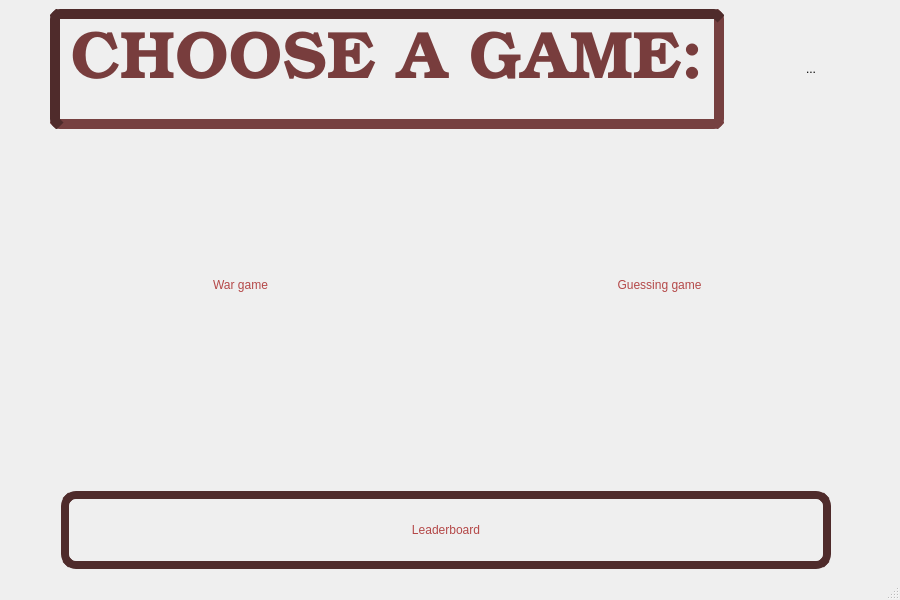
<?xml version="1.0" encoding="UTF-8"?>
<ui version="4.0">
 <class>MainWindow</class>
 <widget class="QMainWindow" name="MainWindow">
  <property name="geometry">
   <rect>
    <x>0</x>
    <y>0</y>
    <width>900</width>
    <height>600</height>
   </rect>
  </property>
  <property name="minimumSize">
   <size>
    <width>900</width>
    <height>600</height>
   </size>
  </property>
  <property name="maximumSize">
   <size>
    <width>16777215</width>
    <height>16777215</height>
   </size>
  </property>
  <property name="windowTitle">
   <string>MATFWars</string>
  </property>
  <property name="styleSheet">
   <string notr="true">#MainWindow{
background-image: url(:/background/background1.png);

}</string>
  </property>
  <widget class="QWidget" name="centralwidget">
   <property name="styleSheet">
    <string notr="true">#centralwidget{
background-image: url(:/background/background1.png);
}</string>
   </property>
   <layout class="QVBoxLayout" name="verticalLayout_2">
    <item>
     <layout class="QHBoxLayout" name="horizontalLayout_3">
      <item>
       <spacer name="horizontalSpacer_4">
        <property name="orientation">
         <enum>Qt::Horizontal</enum>
        </property>
        <property name="sizeHint" stdset="0">
         <size>
          <width>70</width>
          <height>30</height>
         </size>
        </property>
       </spacer>
      </item>
      <item>
       <widget class="QLabel" name="choose_label">
        <property name="sizePolicy">
         <sizepolicy hsizetype="Expanding" vsizetype="Fixed">
          <horstretch>3</horstretch>
          <verstretch>0</verstretch>
         </sizepolicy>
        </property>
        <property name="minimumSize">
         <size>
          <width>0</width>
          <height>0</height>
         </size>
        </property>
        <property name="maximumSize">
         <size>
          <width>1000</width>
          <height>400</height>
         </size>
        </property>
        <property name="font">
         <font>
          <family>URW Bookman</family>
          <pointsize>50</pointsize>
          <italic>false</italic>
          <bold>true</bold>
          <underline>false</underline>
          <strikeout>false</strikeout>
          <stylestrategy>PreferDefault</stylestrategy>
         </font>
        </property>
        <property name="focusPolicy">
         <enum>Qt::NoFocus</enum>
        </property>
        <property name="autoFillBackground">
         <bool>false</bool>
        </property>
        <property name="styleSheet">
         <string notr="true">font: 600 50pt &quot;URW Bookman&quot;;
selection-color: rgb(180, 72, 72);
padding:10px;
border:10px inset ;
border-color: rgb(79, 43, 43);
border-radius:10px</string>
        </property>
        <property name="frameShape">
         <enum>QFrame::NoFrame</enum>
        </property>
        <property name="frameShadow">
         <enum>QFrame::Raised</enum>
        </property>
        <property name="lineWidth">
         <number>0</number>
        </property>
        <property name="midLineWidth">
         <number>0</number>
        </property>
        <property name="text">
         <string>&lt;html&gt;&lt;head/&gt;&lt;body&gt;&lt;p align=&quot;center&quot;&gt;&lt;span style=&quot; font-weight:700; color:#783d3d;&quot;&gt;CHOOSE A GAME:&lt;/span&gt;&lt;/p&gt;&lt;/body&gt;&lt;/html&gt;</string>
        </property>
        <property name="alignment">
         <set>Qt::AlignCenter</set>
        </property>
       </widget>
      </item>
      <item>
       <spacer name="horizontalSpacer_5">
        <property name="orientation">
         <enum>Qt::Horizontal</enum>
        </property>
        <property name="sizeHint" stdset="0">
         <size>
          <width>70</width>
          <height>30</height>
         </size>
        </property>
       </spacer>
      </item>
      <item>
       <widget class="QToolButton" name="tool_button">
        <property name="minimumSize">
         <size>
          <width>80</width>
          <height>80</height>
         </size>
        </property>
        <property name="styleSheet">
         <string notr="true">border-image: url(:/background/settings.png);
border-radius:20px;
</string>
        </property>
        <property name="text">
         <string>...</string>
        </property>
       </widget>
      </item>
      <item>
       <spacer name="horizontalSpacer_8">
        <property name="orientation">
         <enum>Qt::Horizontal</enum>
        </property>
        <property name="sizeType">
         <enum>QSizePolicy::Fixed</enum>
        </property>
        <property name="sizeHint" stdset="0">
         <size>
          <width>40</width>
          <height>20</height>
         </size>
        </property>
       </spacer>
      </item>
     </layout>
    </item>
    <item>
     <layout class="QHBoxLayout" name="horizontalLayout">
      <item>
       <spacer name="horizontalSpacer_2">
        <property name="orientation">
         <enum>Qt::Horizontal</enum>
        </property>
        <property name="sizeHint" stdset="0">
         <size>
          <width>50</width>
          <height>20</height>
         </size>
        </property>
       </spacer>
      </item>
      <item>
       <widget class="QPushButton" name="war_game_button">
        <property name="sizePolicy">
         <sizepolicy hsizetype="Expanding" vsizetype="Expanding">
          <horstretch>3</horstretch>
          <verstretch>3</verstretch>
         </sizepolicy>
        </property>
        <property name="minimumSize">
         <size>
          <width>50</width>
          <height>30</height>
         </size>
        </property>
        <property name="maximumSize">
         <size>
          <width>500</width>
          <height>300</height>
         </size>
        </property>
        <property name="styleSheet">
         <string notr="true">border-image: url(:/background/btn1.jpg);
font: 600 35pt &quot;URW Bookman&quot;;
border-radius:10px;
color: rgb(180, 72, 72);
</string>
        </property>
        <property name="text">
         <string>War game</string>
        </property>
        <property name="iconSize">
         <size>
          <width>16</width>
          <height>16</height>
         </size>
        </property>
       </widget>
      </item>
      <item>
       <spacer name="horizontalSpacer">
        <property name="orientation">
         <enum>Qt::Horizontal</enum>
        </property>
        <property name="sizeHint" stdset="0">
         <size>
          <width>50</width>
          <height>20</height>
         </size>
        </property>
       </spacer>
      </item>
      <item>
       <widget class="QPushButton" name="guess_game_button">
        <property name="enabled">
         <bool>true</bool>
        </property>
        <property name="sizePolicy">
         <sizepolicy hsizetype="Expanding" vsizetype="Expanding">
          <horstretch>3</horstretch>
          <verstretch>3</verstretch>
         </sizepolicy>
        </property>
        <property name="minimumSize">
         <size>
          <width>50</width>
          <height>30</height>
         </size>
        </property>
        <property name="maximumSize">
         <size>
          <width>500</width>
          <height>300</height>
         </size>
        </property>
        <property name="styleSheet">
         <string notr="true">border-radius:10px;
color: rgb(180, 72, 72);
border-image: url(:/background/btn2.jpg);
font: 600 30pt &quot;URW Bookman&quot;;
</string>
        </property>
        <property name="text">
         <string>Guessing game</string>
        </property>
       </widget>
      </item>
      <item>
       <spacer name="horizontalSpacer_3">
        <property name="orientation">
         <enum>Qt::Horizontal</enum>
        </property>
        <property name="sizeHint" stdset="0">
         <size>
          <width>50</width>
          <height>20</height>
         </size>
        </property>
       </spacer>
      </item>
     </layout>
    </item>
    <item>
     <layout class="QHBoxLayout" name="horizontalLayout_2">
      <property name="leftMargin">
       <number>50</number>
      </property>
      <property name="topMargin">
       <number>50</number>
      </property>
      <item>
       <spacer name="horizontalSpacer_6">
        <property name="orientation">
         <enum>Qt::Horizontal</enum>
        </property>
        <property name="sizeType">
         <enum>QSizePolicy::Fixed</enum>
        </property>
        <property name="sizeHint" stdset="0">
         <size>
          <width>2</width>
          <height>20</height>
         </size>
        </property>
       </spacer>
      </item>
      <item>
       <widget class="QPushButton" name="leaderboard_main_button">
        <property name="sizePolicy">
         <sizepolicy hsizetype="Expanding" vsizetype="Fixed">
          <horstretch>3</horstretch>
          <verstretch>0</verstretch>
         </sizepolicy>
        </property>
        <property name="minimumSize">
         <size>
          <width>0</width>
          <height>0</height>
         </size>
        </property>
        <property name="maximumSize">
         <size>
          <width>1200</width>
          <height>130</height>
         </size>
        </property>
        <property name="styleSheet">
         <string notr="true">color:rgb(180, 72, 72);
border-radius:15px;
font: 600 35pt &quot;URW Bookman&quot;;
color: qlineargradient(spread:pad, x1:0, y1:0, x2:1, y2:0, stop:0 rgba(245, 224, 176, 255), stop:0.09 rgba(246, 189, 237, 255), stop:0.14 rgba(194, 207, 246, 255), stop:0.19 rgba(184, 160, 168, 255), stop:0.25 rgba(171, 186, 248, 255), stop:0.32 rgba(243, 248, 224, 255), stop:0.385 rgba(249, 162, 183, 255), stop:0.47 rgba(100, 115, 124, 255), stop:0.58 rgba(251, 205, 202, 255), stop:0.65 rgba(170, 128, 185, 255), stop:0.75 rgba(252, 222, 204, 255), stop:0.805 rgba(206, 122, 218, 255), stop:0.86 rgba(254, 223, 175, 255), stop:0.91 rgba(254, 236, 244, 255), stop:1 rgba(255, 191, 221, 255));
border:8px solid rgb(79, 43, 43);</string>
        </property>
        <property name="text">
         <string>Leaderboard</string>
        </property>
       </widget>
      </item>
      <item>
       <spacer name="horizontalSpacer_7">
        <property name="orientation">
         <enum>Qt::Horizontal</enum>
        </property>
        <property name="sizeType">
         <enum>QSizePolicy::Fixed</enum>
        </property>
        <property name="sizeHint" stdset="0">
         <size>
          <width>60</width>
          <height>40</height>
         </size>
        </property>
       </spacer>
      </item>
     </layout>
    </item>
   </layout>
  </widget>
  <widget class="QMenuBar" name="menubar">
   <property name="geometry">
    <rect>
     <x>0</x>
     <y>0</y>
     <width>900</width>
     <height>22</height>
    </rect>
   </property>
  </widget>
  <widget class="QStatusBar" name="statusbar"/>
 </widget>
 <resources/>
 <connections/>
</ui>
